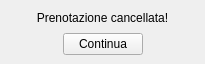
<?xml version="1.0" encoding="UTF-8"?>
<ui version="4.0">
 <class>MainWindow</class>
 <widget class="QMainWindow" name="MainWindow">
  <property name="geometry">
   <rect>
    <x>0</x>
    <y>0</y>
    <width>205</width>
    <height>64</height>
   </rect>
  </property>
  <property name="windowTitle">
   <string>MainWindow</string>
  </property>
  <widget class="QWidget" name="centralwidget">
   <layout class="QGridLayout" name="gridLayout">
    <item row="2" column="1">
     <widget class="QPushButton" name="pushButton_2">
      <property name="text">
       <string>Continua</string>
      </property>
     </widget>
    </item>
    <item row="1" column="0" colspan="3">
     <widget class="QLabel" name="label">
      <property name="text">
       <string>Prenotazione cancellata!</string>
      </property>
      <property name="alignment">
       <set>Qt::AlignCenter</set>
      </property>
     </widget>
    </item>
   </layout>
  </widget>
 </widget>
 <resources/>
 <connections/>
</ui>
